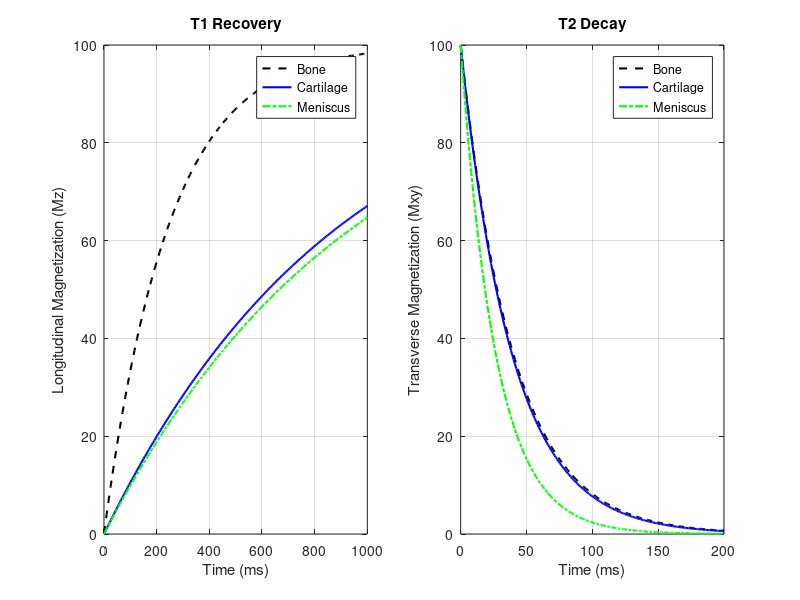

The MATLAB script that drew this image: (Note: this script raises an error after producing the figure.)
clear; clc; close all;

% Define parameters
T1_bone = 246;
T1_cartilage = 900;
T1_meniscus = 960;

T2_bone = 0.04 * 1000;       % convert to ms
T2_cartilage = 0.039 * 1000;
T2_meniscus = 0.0267 * 1000;

TR = linspace(0, 1000, 200);  % ms
TE = linspace(0, 200, 200);   % ms
M0 = 100;

% T1 Recovery: Mz = M0 * (1 - exp(-TR/T1))
Mz_bone = M0 * (1 - exp(-TR / T1_bone));
Mz_cartilage = M0 * (1 - exp(-TR / T1_cartilage));
Mz_meniscus = M0 * (1 - exp(-TR / T1_meniscus));

% T2 Decay: Mxy = M0 * exp(-TE/T2)
Mxy_bone = M0 * exp(-TE / T2_bone);
Mxy_cartilage = M0 * exp(-TE / T2_cartilage);
Mxy_meniscus = M0 * exp(-TE / T2_meniscus);

% Plot
figure('Position', [100 100 1000 400]);

subplot(1, 2, 1);
plot(TR, Mz_bone, '--k', 'LineWidth', 1.5); hold on;
plot(TR, Mz_cartilage, '-b', 'LineWidth', 1.5);
plot(TR, Mz_meniscus, '-.g', 'LineWidth', 1.5);
xlabel('Time (ms)');
ylabel('Longitudinal Magnetization (Mz)');
title('T1 Recovery');
legend('Bone', 'Cartilage', 'Meniscus');
grid on;

subplot(1, 2, 2);
plot(TE, Mxy_bone, '--k', 'LineWidth', 1.5); hold on;
plot(TE, Mxy_cartilage, '-b', 'LineWidth', 1.5);
plot(TE, Mxy_meniscus, '-.g', 'LineWidth', 1.5);
xlabel('Time (ms)');
ylabel('Transverse Magnetization (Mxy)');
title('T2 Decay');
legend('Bone', 'Cartilage', 'Meniscus');
grid on;

sgtitle('T1 Recovery and T2 Decay Curves for Different Knee Tissues');
saveas(gcf, 't1_t2_recovery_decay.png');
